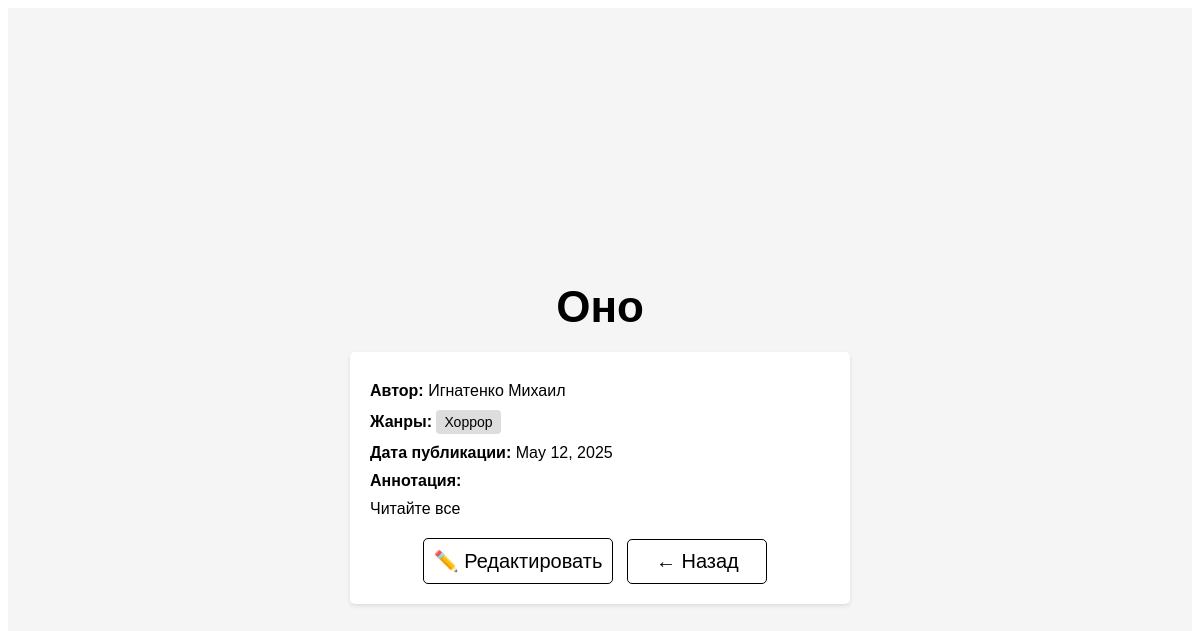
Screenshot of /book/1/ with the database file from the repository.
### library/models.py (models this page shows, shortened)
class Book(models.Model):
    title            = models.CharField("Название книги", max_length=200)
    author           = models.ForeignKey(Author, on_delete=models.CASCADE, related_name="books")
    genres           = models.ManyToManyField(Genre, verbose_name="Жанры")
    publication_date = models.DateField("Дата публикации")
    summary          = models.TextField("Аннотация", blank=True)

class Author(models.Model):
    first_name = models.CharField("Имя", max_length=100)
    last_name  = models.CharField("Фамилия", max_length=100)
    birth_date = models.DateField("Дата рождения", null=True, blank=True)
    def __str__(self):
        return f"{self.last_name} {self.first_name}"

class Genre(models.Model):
    name = models.CharField("Название жанра", max_length=100, unique=True)
    def __str__(self):
        return self.name

### library/views.py (the view)
# urls.py: path('book/<int:pk>/',    views.BookDetailView.as_view(), name='book_detail'),
class BookDetailView(DetailView):
    model = Book
    context_object_name = 'book'
    template_name = 'library/book_detail.html'

### library/templates/library/book_detail.html (shortened to what this page needs)
<!DOCTYPE html>
<html lang="ru">
<head>
</head>
<body>
  <div class="App">
    <h1 class="title">{{ book.title }}</h1>
    <div class="card">
      <p><strong>Автор:</strong> {{ book.author }}</p>
      <p class="badges"><strong>Жанры:</strong>
        {% for g in book.genres.all %}
          <span class="badge">{{ g }}</span>
        {% endfor %}
      </p>
      <p><strong>Дата публикации:</strong> {{ book.publication_date }}</p>
      {% if book.summary %}
        <p><strong>Аннотация:</strong><br>{{ book.summary|linebreaks }}</p>
      {% endif %}
      <div class="actions">
        <button onclick="location.href='{% url 'library:book_edit' book.pk %}'">
          ✏️ Редактировать
        </button>
        <button onclick="location.href='/'">
          ← Назад
        </button>
      </div>
    </div>
  </div>
</body>
</html>

### library/templates/library/book_detail.html (style rules this page uses)
.App { display: flex; flex-direction: column; justify-content: center; align-items: center; background: #f5f5f5; min-height: 100vh; margin: 0; padding: 20px; }
.title { font-family: Arial, Helvetica, sans-serif; font-size: 44px; margin-bottom: 20px; }
.card { background: #fff; padding: 20px; border-radius: 5px; box-shadow: 0 2px 4px rgba(0,0,0,0.1); width: 100%; max-width: 500px; box-sizing: border-box; }
.card p { font-family: Arial, sans-serif; margin: 10px 0; }
.badges { margin: 10px 0; }
.badge { display: inline-block; padding: 4px 8px; background: #ddd; border-radius: 4px; margin-right: 5px; font-size: 14px; }
button { font-family: Arial, Helvetica, sans-serif; padding: 10px; min-width: 140px; font-size: 20px; background-color: #fff; border: 1px solid black; border-radius: 5px; cursor: pointer; margin-right: 10px; }
.actions { text-align: center; margin-top: 20px; }

### rows the page displays
Book: title "Оно", author "Игнатенко Михаил", publication_date "May 12, 2025", summary "Читайте все"
Genre: name "Хоррор"
